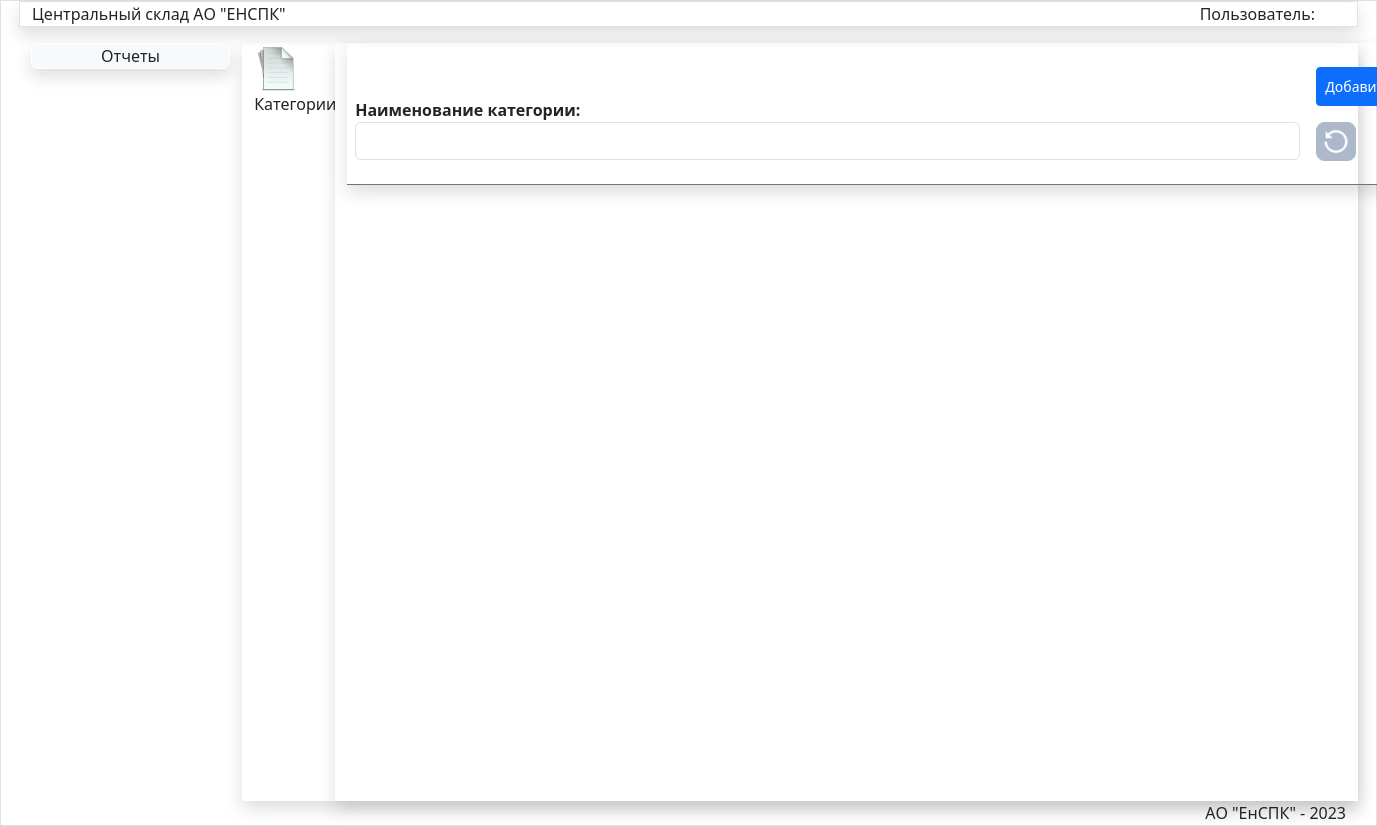
Before: /category/ with the older database file.
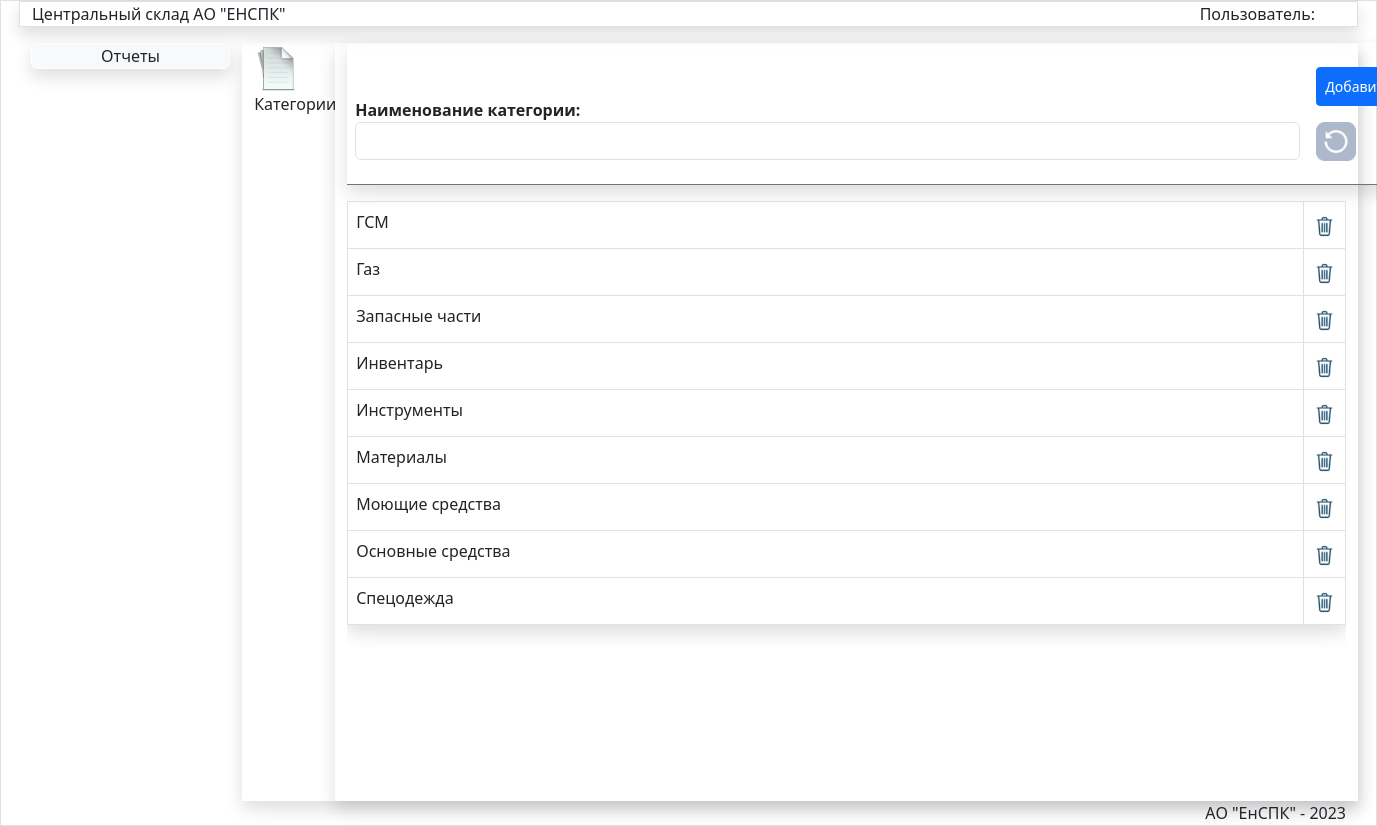
After: the same page with the newer database file.
### store/models.py (models this page shows, shortened)
class Category(models.Model):
    title = models.CharField(max_length=100, verbose_name='Наименование категории',unique=True)
    class Meta:
        verbose_name='Категория'
        verbose_name_plural='Категории'
        ordering=['title',]

### store/views.py (the view)
# urls.py: path('category/', CategoryList, name='CategoryList'),
def CategoryList(request):
   unit = Category.objects.all()
   if request.method == 'POST':
      form = CategoryForm(request.POST)
      if form.is_valid():
         form.save()
         return redirect("CategoryList")
   else:
         form=CategoryForm()
   return render(request,'store/spr/SprList.html',{'title':"Категории",'unit':unit,'form':form,
                     'btn_caption': 'Добавить', 'brd_class': 'border-secondary',
                     'btn_class':'btn-primary','pic_label': 'Категории',
                     'base_url': 'CategoryList', 'update_url': 'CategoryUpdate',
                     'delete_url': 'CategoryDelete'})

### store/forms.py
class CategoryForm(forms.ModelForm):
   class Meta:
      model = Category
      fields = ['title']
      widgets = {
      'title': forms.TextInput(attrs={'class':'form-control','style':'width:945px;'}),
      }

### store/templates/store/spr/SprList.html (shortened to what this page needs)
{% extends 'store/menu.html' %}
{% load static %}
{% block DataArea %}
<div class="row">
    <div class="col-md-1  "><img src="{% static '/images/report.png' %}" class="miniature_sprav mt-1 ">{{pic_label}}</div>
<div class="col-md-11 mx-auto shadow">
<table class="table  shadow ">
 <thead>
    <tr>
      <th class="{{brd_class}}" >
<form action="" method="post">
        {{ form.as_p}}</th>
<th class="pt-4 {{brd_class}}"> <button type="submit" class="btn {{btn_class}} btn btn-sm mb-3 pt-2 pb-2 " >{{btn_caption}}</button>
       <a href="{% url base_url %}" ><img src="{% static '/images/update.png' %}" class="btnupdate"><a>
</th>
    </tr>
  </thead>
</table>
<div class="scrolltable">
<table class="table shadow table-bordered">
<tbody>
    {% for item in unit %}
<tr>
<td style="width:960px;">
<a href="{% url update_url item.pk %}" class=" text-dark  ">{{item.title}}</a>
</td>
<td class="text-center">
    <a href="{% url delete_url item.pk %}" class="lead text-dark  ">
    <img src="{% static '/images/del.png' %}" class="miniature2"></td></a>
</tr>
{% endfor %}
</tbody>
</table>
</div>
</div>
</div>
{% endblock DataArea %}

Changed rows visible on the page:
added Category: title "ГСМ"
added Category: title "Газ"
added Category: title "Запасные части"
added Category: title "Инвентарь"
added Category: title "Инструменты"
added Category: title "Материалы"
added Category: title "Моющие средства"
added Category: title "Основные средства"
added Category: title "Спецодежда"
